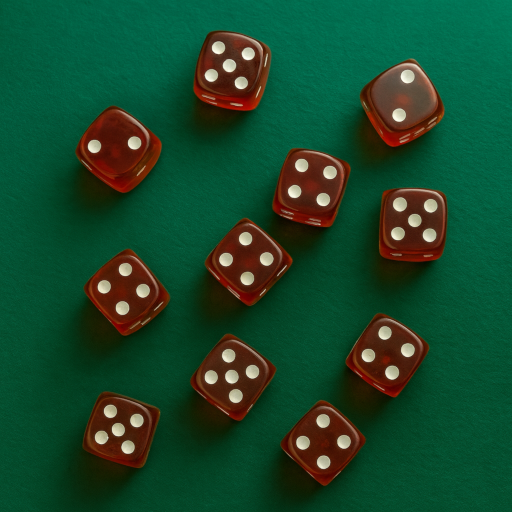
#> input picture Prácticas/3º Curso/1º Cuatrimestre/PI/c02/images/imagen_entrada.png, 512 x 512 px
$ jupyter execute c02.ipynb
#> lines starting #> are read from the running program, lines starting #| are printed output that depends on the picture; after the words box and inside, x2 and y2 are one past the last pixel; in counts of white or black regions, pixels touching at a corner belong together
<div style="display:flex; justify-content:space-around; align-items:center; background-color:#cccccc; padding:5px; border:2px solid #333333;">
    <a href="https://estudios.upct.es/grado/5251/inicio" target="_blank">

    <a href="https://www.um.es/web/estudios/grados/ciencia-ingenieria-datos/" target="_blank">

</div>

___
## Control de Prácticas
### **C02 - Diciembre 2025**
___

### Contenidos
- [NORMAS](#normas)
- [INSTRUCCIONES](#instrucciones)
- [EJERCICIO](#ejercicio)

___
<a class='anchor' id='normas'></a>

### **NORMAS**

🛑 **Uso de equipos y herramientas:**
&nbsp;&nbsp;&nbsp;&nbsp;▻ Solo se permite el uso de los equipos disponibles en el laboratorio.
&nbsp;&nbsp;&nbsp;&nbsp;▻ Solo se podrán usar las herramientas de desarrollo utilizadas en prácticas.

🚫 **Prohibido acceso a Internet:**
&nbsp;&nbsp;&nbsp;&nbsp;▻ Queda prohibido el acceso a Internet durante la realización de la prueba.

⚠️ **Conductas fraudulentas:**
&nbsp;&nbsp;&nbsp;&nbsp;▻ El uso de dispositivos y/o recursos no autorizados será considerado fraude.
&nbsp;&nbsp;&nbsp;&nbsp;▻ El uso de técnicas no vistas en clase podrá ser considerado fraude y/o requerir de una entrevista de evaluación adicional.
&nbsp;&nbsp;&nbsp;&nbsp;▻ Cualquier intento de fraude resultará en el suspenso automático y la aplicación de la normativa universitaria correspondiente.
<br>

___
<a class='anchor' id='instrucciones'></a>

### **INSTRUCCIONES**

<span style="font-size: 20px;">1️⃣ **Preparación Previa**</span>
&nbsp;&nbsp;&nbsp;&nbsp;▻ Descarga de materiales: *Antes de comenzar, descarga los materiales de la asignatura que consideres oportunos (boletines de prácticas, apuntes, etc.).*
&nbsp;&nbsp;&nbsp;&nbsp;▻ Entorno de trabajo: *Verifica que el entorno esté correctamente configurado (Jupyter Notebook, bibliotecas, etc.).*
&nbsp;&nbsp;&nbsp;&nbsp;▻ Descarga del enunciado: *Descarga el archivo `.zip` del enunciado desde el Aula Virtual.*

<span style="font-size: 20px;">2️⃣ **Desconexión de Internet**</span>
&nbsp;&nbsp;&nbsp;&nbsp;▻ Desconexión obligatoria: *Una vez preparado todo, desconecta el cable de red. No hacerlo será considerado fraude.*

<span style="font-size: 20px;">3️⃣ **Realización de la Prueba**</span>
&nbsp;&nbsp;&nbsp;&nbsp;▻ Acceso al enunciado: *Tras desconectar Internet, se te facilitará la clave para descomprimir el `.zip` del enunciado.*
&nbsp;&nbsp;&nbsp;&nbsp;▻ Formato de la prueba: *La prueba se realiza directamente en el notebook Jupyter proporcionado (`c02.ipynb`).*
&nbsp;&nbsp;&nbsp;&nbsp;▻ Desarrollo del ejercicio:
&nbsp;&nbsp;&nbsp;&nbsp;&nbsp;&nbsp;&nbsp;&nbsp;⇒ *Rellena las celdas de código vacías que encontrarás a lo largo del notebook.*
&nbsp;&nbsp;&nbsp;&nbsp;&nbsp;&nbsp;&nbsp;&nbsp;⇒ *Incluye comentarios donde se solicite o donde consideres necesario justificar tu solución.*
&nbsp;&nbsp;&nbsp;&nbsp;&nbsp;&nbsp;&nbsp;&nbsp;⇒ *No elimines ni reordenes las celdas del enunciado.*

<span style="font-size: 20px;">4️⃣ **Entrega del Trabajo**</span>
&nbsp;&nbsp;&nbsp;&nbsp;▻ Cierre y reconexión: *Una vez finalizado, guarda el notebook, cierra todas las aplicaciones y reconecta el cable de red.*
&nbsp;&nbsp;&nbsp;&nbsp;▻ Entrega en Aula Virtual: *Sube el archivo `c02.ipynb` completado a la tarea correspondiente en el Aula Virtual.*

<div style="page-break-before: always;"></div>

___
<a class='anchor' id='ejercicio'></a>

### **EJERCICIO: Dados y círculos**

El objetivo de este ejercicio consiste en desarrollar un código en Python capaz de identificar y segmentar dados sobre un tapete, así como localizar los círculos de los puntos en sus caras. Para ello, dispones de la imagen de entrada en `./images/imagen_entrada.png`, y una referencia del resultado visual esperado en `./images/resultado_esperado.png`.

Analiza cuidadosamente ambas imágenes para identificar qué técnicas son las más adecuadas para obtener un resultado lo más próximo posible al esperado. Aplica las operaciones que consideres oportunas para detectar los dados y sus círculos de forma robusta, independientemente de su ubicación o distribución en la escena. Justifica mediante comentarios relevantes la idoneidad de las técnicas seleccionadas y los parámetros utilizados. Asegúrate de que tu código guarde el resultado final en `./resultado.png`.

Utiliza la celda vacía que se proporciona más abajo para implementar tu solución completa. Si necesitas usar otras celdas para el desarrollo o pruebas intermedias, asegúrate de que esta celda final incluya el código íntegro y funcional que cumple con todos los requisitos del ejercicio.

<br>
<table style="width: 100%; border-collapse: collapse; text-align: center;">
    <tr>
        <th style="border: 1px solid gray; padding: 5px; font-size: 20px;">Imagen de Entrada</th>
        <th style="border: 1px solid gray; padding: 5px; font-size: 20px;">Resultado Esperado</th>
    </tr>
    <tr>
        <td style="border: 1px solid gray; padding: 5px;">
            <div style="text-align: center;">

                <p style="margin-top: 5px; font-size: 16px;">
                    <em style="font-family: 'Courier New', monospace;">(./images/imagen_entrada.png)</em>
                </p>
            </div>
        </td>
        <td style="border: 1px solid gray; padding: 5px;">
            <div style="display: flex; justify-content: center; gap: 4px;">
                <div style="text-align: center;">

                    <p style="margin-top: 5px; font-size: 16px;">
                        <em style="font-family: 'Courier New', monospace;">(./images/resultado_esperado.png)</em>
                    </p>
                </div>
        </td>
    </tr>
</table>

<br>

[cell 1]
# ============================================================
# === CELDA PARA LA SOLUCIÓN =================================
# ============================================================
# Implementa en esta celda tu solución completa al ejercicio.
# El código debe:
#   1. Leer la imagen de entrada indicada en el enunciado.
#   2. Aplicar todos los procesamientos requeridos para cumplir los requisitos del programa.
#   3. Guardar el resultado final en el archivo './resultado.png'.
#
# Puedes utilizar otras celdas para pruebas o desarrollos intermedios,
# pero asegúrate de que en esta celda final se incluya el código íntegro y funcional
# que ejecute correctamente todo el flujo descrito.
#
# Añade comentarios claros y justificados sobre las decisiones, parámetros
# o técnicas empleadas en tu implementación.
# ============================================================

[cell 2]
import numpy as np
import matplotlib.pyplot as plt
from skimage.filters import threshold_otsu
from skimage.morphology import binary_opening, binary_closing, disk
from skimage.measure import label, regionprops
from skimage.io import imread
from skimage.color import rgb2gray

dice = imread('./images/imagen_entrada.png')
#> dice is the input picture: shape (512, 512, 3); mean R, G, B 23.6, 72.4, 44.3
dice_gray = rgb2gray(dice)
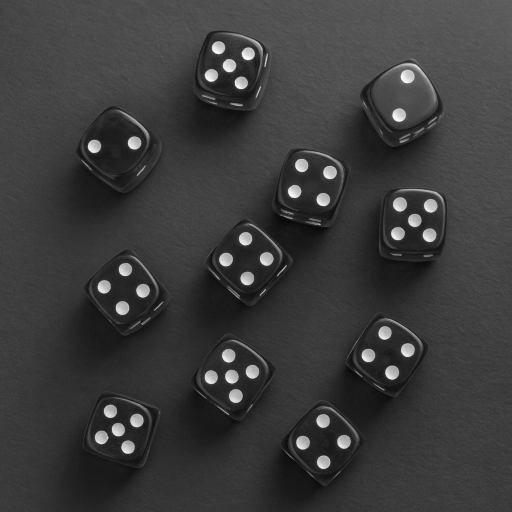
#> dice_gray: shape (512, 512) float64; min 0.0311, max 0.996, mean 0.235

# 1) Umbralización (Otsu)
th = threshold_otsu(dice_gray)
#> th = 0.47
# como los puntos son oscuros:
binary = dice_gray < th     # True = puntos
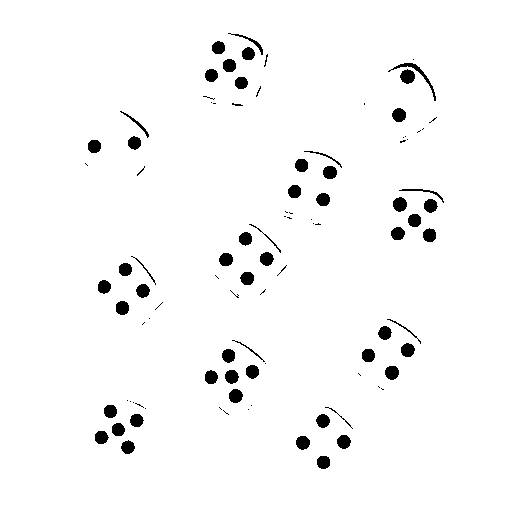
#> binary: shape (512, 512) bool; 97.2% white; 98 black regions (44 under 20 px), largest, box (x1, y1, x2, y2) and area: (388, 63, 436, 101) 198, (400, 69, 415, 84) 164, (393, 197, 407, 212) 161

# 2) Limpieza morfológica
selem = disk(2)  # tamaño ajustable según los puntos
binary_clean = binary_opening(binary, selem)     # eliminar ruido pequeño
#> binary_clean: shape (512, 512) bool; 97.1% white; 89 black regions (33 under 20 px), largest, box (x1, y1, x2, y2) and area: (388, 62, 436, 101) 406, (393, 197, 407, 212) 161, (385, 366, 399, 380) 157
binary_clean = binary_closing(binary_clean, selem)  # cerrar pequeños huecos
#> binary_clean: shape (512, 512) bool; 97.5% white; 45 black regions, largest, box (x1, y1, x2, y2) and area: (400, 62, 424, 84) 299, (393, 197, 407, 212) 161, (385, 366, 399, 380) 155

# 3) Etiquetado de componentes conectados
labels = label(binary_clean)

# 4) Visualización rápida
fig, axes = plt.subplots(1, 3, figsize=(10, 4))
axes[0].imshow(dice_gray, cmap='gray'); axes[0].set_title('Original'); axes[0].axis('off')
axes[1].imshow(binary_clean, cmap='gray'); axes[1].set_title('Binaria limpia'); axes[1].axis('off')
axes[2].imshow(labels, cmap='nipy_spectral'); axes[2].set_title('Componentes'); axes[2].axis('off')
plt.tight_layout(); plt.show()
#> after `plt.tight_layout()`:
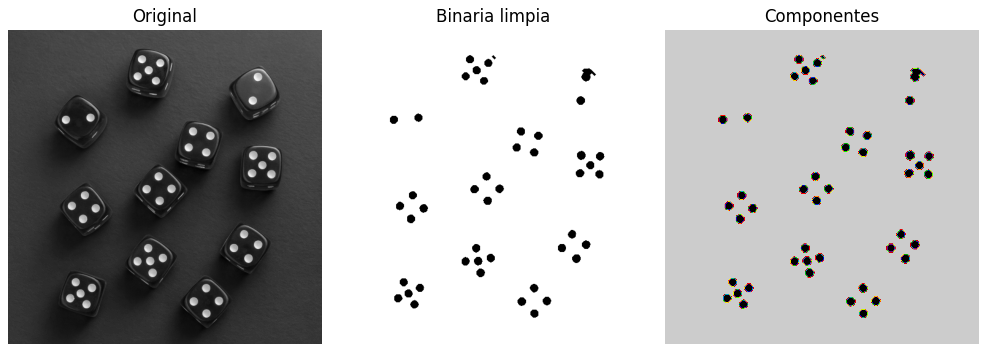
#> figure drawn by matplotlib, 3 panels

[cell 3]
import numpy as np
from skimage.morphology import binary_erosion, binary_dilation, disk
from skimage.measure import label

mask = binary  # máscara: posibles puntos

# 1) Semilla por erosión: reduce los puntos
selem_seed = disk(2)
seed = binary_erosion(mask, selem_seed)
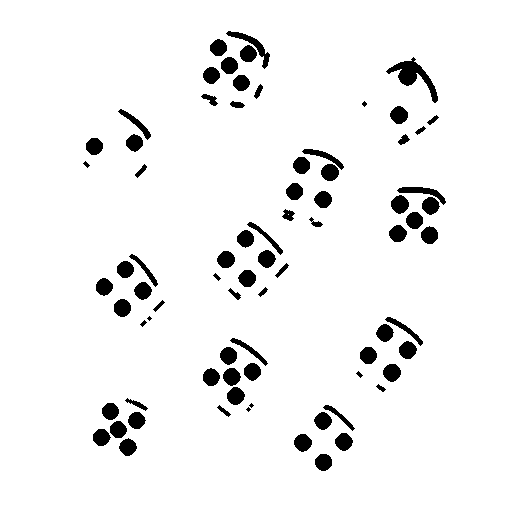
#> seed: shape (512, 512) bool; 94.7% white; 77 black regions (4 under 20 px), largest, box (x1, y1, x2, y2) and area: (386, 57, 438, 103) 719, (226, 31, 270, 69) 349, (397, 187, 446, 205) 293

# 2) Crecimiento por dilatación limitada por la máscara (reconstrucción morfológica manual)
grow = seed.copy()
selem_grow = disk(1)

while True:
    new = binary_dilation(grow, selem_grow) & mask  # dilata pero no sale de la máscara
    if np.array_equal(new, grow):
        break
    grow = new
#> this loop made 12 passes
#> pass 1, `new = binary_dilation(grow, selem_grow) & mask`:
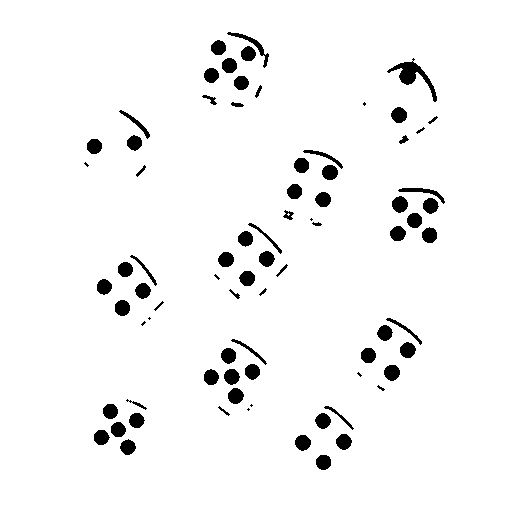
#> new: shape (512, 512) bool; 96% white; 78 black regions (10 under 20 px), largest, box (x1, y1, x2, y2) and area: (387, 58, 437, 102) 560, (227, 32, 269, 68) 232, (392, 196, 408, 213) 203

pips_seed_method = grow

labels_seed = label(pips_seed_method)

# Visualización
fig, axes = plt.subplots(1, 3, figsize=(10, 4))
axes[0].imshow(mask, cmap='gray'); axes[0].set_title('Máscara inicial'); axes[0].axis('off')
axes[1].imshow(seed, cmap='gray'); axes[1].set_title('Semilla (erosionada)'); axes[1].axis('off')
axes[2].imshow(labels_seed, cmap='nipy_spectral'); axes[2].set_title('Resultado crecimiento'); axes[2].axis('off')
plt.tight_layout(); plt.show()

[cell 4]
from skimage.filters import sobel
from skimage.segmentation import watershed
from scipy import ndimage as ndi

# 1) Mapa de elevación a partir del gradiente (Sobel)
elevation_map = sobel(dice_gray)
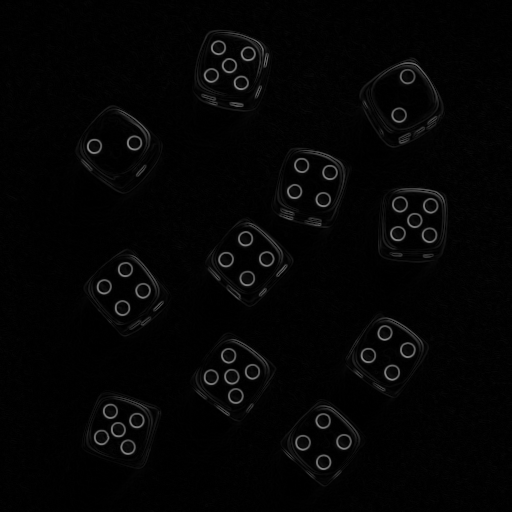
#> elevation_map: shape (512, 512) float64; min 0, max 0.56, mean 0.0193

# 2) Marcadores: fondo y posible objeto según intensidad
markers = np.zeros_like(dice_gray, dtype=int)
markers[dice_gray > 0.8] = 1   # fondo (muy blanco)
markers[dice_gray < 0.4] = 2   # posibles puntos (oscuros)

# 3) Watershed
segmentation = watershed(elevation_map, markers)
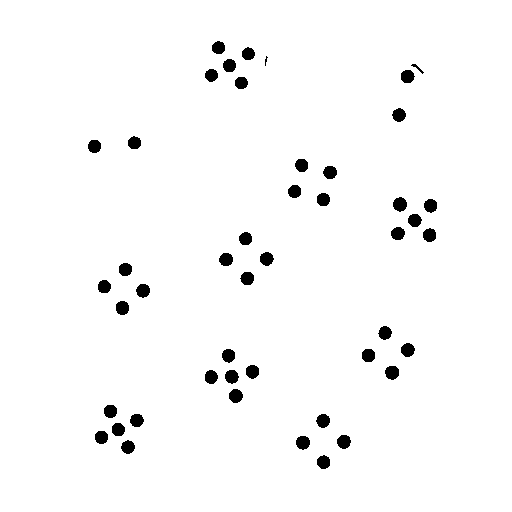
#> segmentation: shape (512, 512) int64; values 1 (black) and 2 (white), 97.6% white; 46 black regions (1 under 20 px), largest, box (x1, y1, x2, y2) and area: (393, 197, 407, 212) 158, (385, 366, 399, 380) 157, (296, 436, 310, 450) 154

# segmentación == 2 serían las regiones de "puntos"
pips_ws = segmentation == 2

# Limpieza opcional con morfología
pips_ws_clean = binary_opening(pips_ws, disk(1))

labels_ws = label(pips_ws_clean)

fig, axes = plt.subplots(1, 3, figsize=(10, 4))
axes[0].imshow(dice_gray, cmap='gray'); axes[0].set_title('Original'); axes[0].axis('off')
axes[1].imshow(elevation_map, cmap='gray'); axes[1].set_title('Mapa Sobel'); axes[1].axis('off')
axes[2].imshow(labels_ws, cmap='nipy_spectral'); axes[2].set_title('Puntos (WS)'); axes[2].axis('off')
plt.tight_layout(); plt.show()

[cell 5]
from skimage.feature import canny
from skimage.morphology import dilation, footprint_rectangle

edges = canny(labels_ws, sigma=1.5, low_threshold=0.05, high_threshold=0.15)
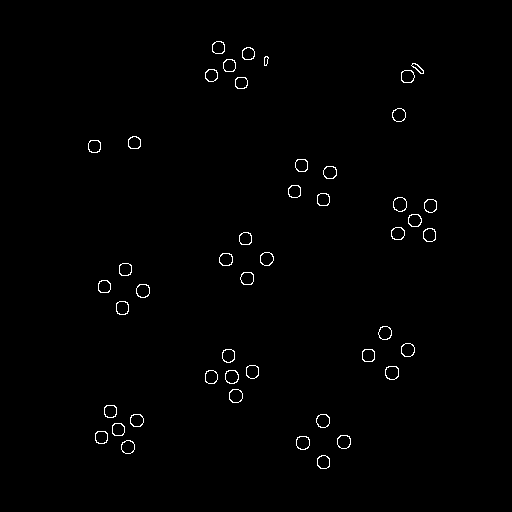
#> edges: shape (512, 512) bool; 0.82% white in thin lines or dots, all inside (x1, y1, x2, y2) = (88, 41, 437, 469)

plt.imshow(edges)

# Dilatar los bordes para hacer más visibles las embarcaciones
edges_dilated = dilation(edges, footprint_rectangle((2, 2)))
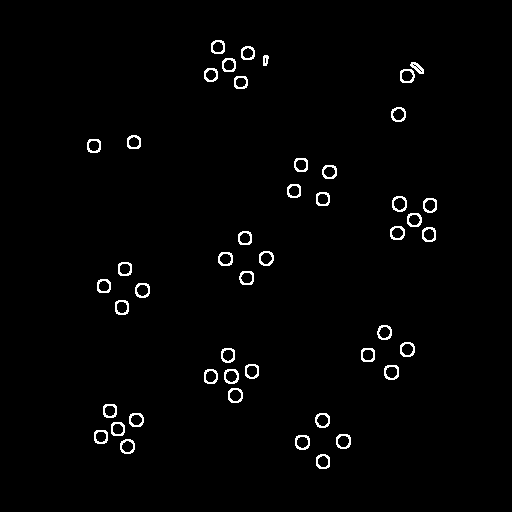
#> edges_dilated: shape (512, 512) bool; 1.7% white in thin lines or dots, all inside (x1, y1, x2, y2) = (87, 40, 437, 469)

# Crear imagen con bordes resaltados en rojo
image_with_edges = dice.copy()
# Convertir bordes a máscara RGB (rojo)
red_mask = np.zeros_like(dice)
red_mask[edges_dilated > 0] = [255, 0, 0] # Rojo

image_with_edges = np.where(red_mask > 0, red_mask, dice)
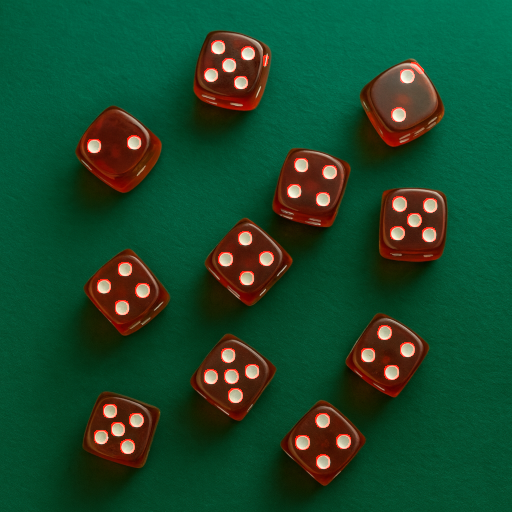
#> image_with_edges: shape (512, 512, 3); mean R, G, B 25.4, 72.4, 44.3

plt.imshow(image_with_edges)
